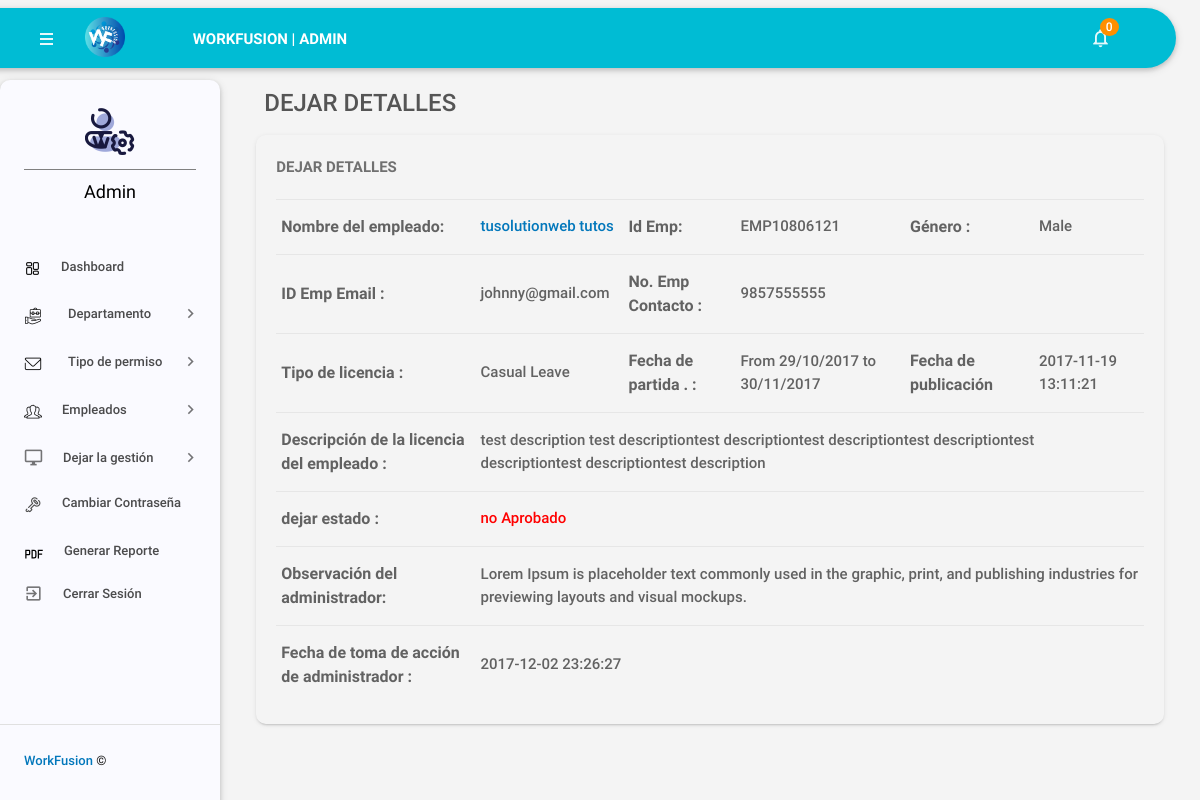
The app's page /admin/leave-details.php?leaveid=7 (signed in) with its own data.
### tables this page shows
CREATE TABLE `tblleaves` (
  `id` int(11) NOT NULL,
  `LeaveType` varchar(110) NOT NULL,
  `ToDate` varchar(120) NOT NULL,
  `FromDate` varchar(120) NOT NULL,
  `Description` mediumtext NOT NULL,
  `PostingDate` timestamp NOT NULL DEFAULT CURRENT_TIMESTAMP,
  `AdminRemark` mediumtext,
  `AdminRemarkDate` varchar(120) DEFAULT NULL,
  `Status` int(1) NOT NULL,
  `IsRead` int(1) NOT NULL,
  `empid` int(11) DEFAULT NULL
);

CREATE TABLE `tblemployees` (
  `id` int(11) NOT NULL,
  `EmpId` varchar(100) NOT NULL,
  `FirstName` varchar(150) NOT NULL,
  `LastName` varchar(150) NOT NULL,
  `EmailId` varchar(200) NOT NULL,
  `Password` varchar(180) NOT NULL,
  `Gender` varchar(100) NOT NULL,
  `Dob` varchar(100) NOT NULL,
  `Department` varchar(255) NOT NULL,
  `Address` varchar(255) NOT NULL,
  `City` varchar(200) NOT NULL,
  `Country` varchar(150) NOT NULL,
  `Phonenumber` char(11) NOT NULL,
  `Status` int(1) NOT NULL,
  `RegDate` timestamp NOT NULL DEFAULT CURRENT_TIMESTAMP
);

### admin/leave-details.php (the view, shortened to what this page needs)
<?php
include('includes/config.php');
if (strlen($_SESSION['alogin']) == 0) {
    header('location:index.php');
} else {
?>
    <!DOCTYPE html>
    <html lang="es">
    <head>
        <link type="text/css" rel="stylesheet" href="../assets/plugins/materialize/css/materialize.min.css" />
        <link href="../assets/plugins/material-preloader/css/materialPreloader.min.css" rel="stylesheet">
        <link href="../assets/plugins/datatables/css/jquery.dataTables.min.css" rel="stylesheet">
        <link href="../assets/plugins/google-code-prettify/prettify.css" rel="stylesheet" type="text/css" />
        <link href="../assets/css/alpha.min.css" rel="stylesheet" type="text/css" />
        <link href="../assets/css/custom.css" rel="stylesheet" type="text/css" />
    </head>
    <body>
        <?php include('includes/header.php'); ?>
        <?php include('includes/sidebar.php'); ?>
        <main class="mn-inner">
            <div class="row">
                <div class="col s12">
                    <div class="page-title" style="font-size:24px;">Dejar detalles</div>
                </div>
                <div class="col s12 m12 l12">
                    <div class="card">
                        <div class="card-content">
                            <span class="card-title">Dejar detalles</span>
                            <table id="example" class="display responsive-table ">
                                <tbody>
                                    <?php
                                    $lid = intval($_GET['leaveid']);
                                    $sql = "SELECT tblleaves.id as lid,tblemployees.FirstName,tblemployees.LastName,tblemployees.EmpId,tblemployees.id,tblemployees.Gender,tblemployees.Phonenumber,tblemployees.EmailId,tblleaves.LeaveType,tblleaves.ToDate,tblleaves.FromDate,tblleaves.Description,tblleaves.PostingDate,tblleaves.Status,tblleaves.AdminRemark,tblleaves.AdminRemarkDate from tblleaves join tblemployees on tblleaves.empid=tblemployees.id where tblleaves.id=:lid";
                                    $query = $dbh->prepare($sql);
                                    $query->bindParam(':lid', $lid, PDO::PARAM_STR);
                                    $query->execute();
                                    $results = $query->fetchAll(PDO::FETCH_OBJ);
                                    if ($query->rowCount() > 0) {
                                        foreach ($results as $result) {
                                    ?>
                                            <tr>
                                                <td style="font-size:16px;"> <b>Nombre del empleado:</b></td>
                                                <td><a href="editemployee.php?empid=<?php echo htmlentities($result->id); ?>" target="_blank">
                                                        <?php echo htmlentities($result->FirstName . " " . $result->LastName); ?></a></td>
                                                <td style="font-size:16px;"><b> Id Emp:</b></td>
                                                <td><?php echo htmlentities($result->EmpId); ?></td>
                                                <td style="font-size:16px;"><b>Género :</b></td>
                                                <td><?php echo htmlentities($result->Gender); ?></td>
                                            </tr>
                                            <tr>
                                                <td style="font-size:16px;"><b>ID Emp Email :</b></td>
                                                <td><?php echo htmlentities($result->EmailId); ?></td>
                                                <td style="font-size:16px;"><b>No. Emp Contacto :</b></td>
                                                <td><?php echo htmlentities($result->Phonenumber); ?></td>
                                                <td>&nbsp;</td>
                                                <td>&nbsp;</td>
                                            </tr>
                                            <tr>
                                                <td style="font-size:16px;"><b>Tipo de licencia :</b></td>
                                                <td><?php echo htmlentities($result->LeaveType); ?></td>
                                                <td style="font-size:16px;"><b>Fecha de partida . :</b></td>
                                                <td>From <?php echo htmlentities($result->FromDate); ?> to <?php echo htmlentities($result->ToDate); ?></td>
                                                <td style="font-size:16px;"><b>Fecha de publicación</b></td>
                                                <td><?php echo htmlentities($result->PostingDate); ?></td>
                                            </tr>
                                            <tr>
                                                <td style="font-size:16px;"><b>Descripción de la licencia del empleado : </b></td>
                                                <td colspan="5"><?php echo htmlentities($result->Description); ?></td>
                                            </tr>
                                            <tr>
                                                <td style="font-size:16px;"><b>dejar estado :</b></td>
                                                <td colspan="5"><?php $stats = $result->Status;
                                                                ?>
                                                    <?php }
                                                                if ($stats == 2) { ?>
                                                        <span style="color: red">no Aprobado</span>
                                                    <?php }
                                                                if ($stats == 0) { ?>
                                                </td>
                                            </tr>
                                            <tr>
                                                <td style="font-size:16px;"><b>Observación del administrador: </b></td>
                                                <td colspan="5"><?php
                                                                if ($result->AdminRemark == "") {
                                                                    echo "waiting for Approval";
                                                                } else {
                                                                    echo htmlentities($result->AdminRemark);
                                                                }
                                                                ?></td>
                                            </tr>
                                            <tr>
                                                <td style="font-size:16px;"><b>Fecha de toma de acción de administrador : </b></td>
                                                <td colspan="5"><?php
                                                                if ($result->AdminRemarkDate == "") {
                                                                    echo "NA";
                                                                } else {
                                                                    echo htmlentities($result->AdminRemarkDate);
                                                                }
                                                                ?></td>
                                            </tr>
                                    <?php $cnt++;
                                        }
                                    } ?>
                                </tbody>
                            </table>
                        </div>
                    </div>
                </div>
            </div>
        </main>
        </div>
        <div class="left-sidebar-hover"></div>
    </body>
    </html>
<?php } ?>

### records on screen
tblleaves: tblemployees.FirstName+LastName "tusolutionweb tutos", tblemployees.EmpId "EMP10806121", tblemployees.Gender "Male", tblemployees.EmailId "johnny@gmail.com", tblemployees.Phonenumber "9857555555", LeaveType "Casual Leave", FromDate "29/10/2017", ToDate "30/11/2017", PostingDate "2017-11-19 13:11:21", Description "test description test descriptiontest descriptiontest descriptiontest descriptiontest descriptiontest descriptiontest description", Status "no Aprobado", AdminRemark "Lorem Ipsum is placeholder text commonly used in the graphic, print, and publishing industries for previewing layouts and visual mockups.", AdminRemarkDate "2017-12-02 23:26:27"

### other values on screen
$unreadcount "0"
